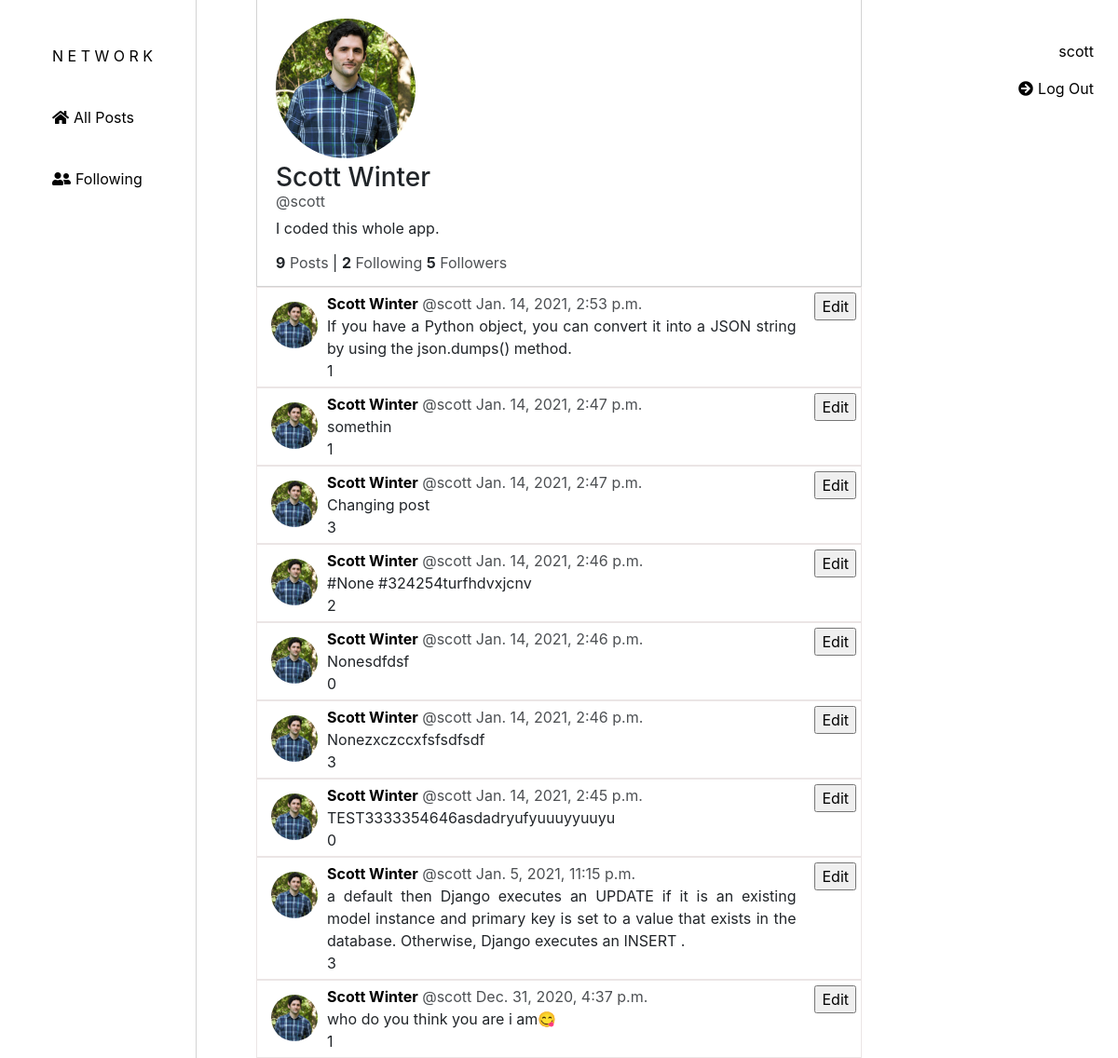
/profile/2 (signed in), run on the app's committed database.
### network/models.py (models this page shows, shortened)
class User(AbstractUser):
    pass

class UserProfile(models.Model):
    user = models.OneToOneField(User, on_delete=models.CASCADE, default=1)
    bio = models.CharField(blank=True, max_length=400)
    profile_picture = models.ImageField(blank=True, upload_to="network/images/", default="images/no-image.jpg")

class Post(models.Model):
    user = models.ForeignKey(User, on_delete=models.CASCADE, related_name="post_user", default=1)
    content = models.TextField(max_length=450)
    likes = models.ManyToManyField(User, blank=True)
    timestamp = models.DateTimeField(auto_now_add=True)

### network/views.py (the view)
# urls.py: path("profile/<int:user_id>", views.profile, name="profile")
def profile(request, user_id):
    posts = Post.objects.order_by('-timestamp').filter(user=user_id)
    post = posts.first()
    posts_count = len(posts)
    page_obj = paginate(posts, 10, request)
    profile = UserProfile.objects.get(user=user_id)
    profile_picture = profile.profile_picture
    bio = profile.bio
    user_profiles = UserProfile.objects.all()
    user_profile_dict = profile_pictures(user_profiles)
    user = User.objects.get(pk=user_id)
    followings = Following.objects.filter(follower=user)
    followings_count = len(followings)
    followers = Following.objects.filter(followed=user)
    followers_count = len(followers)
    following = Following.objects.filter(follower=request.user, followed=user_id, following=True)
    if following.exists():
        user_follows = True
    else:
        user_follows = False
    following_back = Following.objects.filter(follower=user_id, followed=request.user, following=True)
    path = request.path
    return render(request, "network/profile.html", {
        "posts": posts,
        "post": post,
        "profile_picture": profile_picture,
        "bio": bio,
        "user_profile_dict": user_profile_dict,
        "user": user,
        "posts_count": posts_count,
        "followings_count": followings_count,
        "followers_count": followers_count,
        "following": following,
        "user_follows": user_follows,
        "following_back": following_back,
        "page_obj": page_obj
    })

### network/views.py (called while the page is built)
def profile_pictures(profile_list):
    user_profile_dict = {}
    for profile in profile_list:
        user = profile.user.username
        profile_picture = profile.profile_picture.url
        user_profile_dict.update({user: profile_picture})
    return user_profile_dict

def paginate(posts_list, total_posts, request):
    paginator = Paginator(posts_list, total_posts)
    page_number = request.GET.get('page')
    page_obj = paginator.get_page(page_number)
    return page_obj

### network/templates/network/profile.html (shortened to what this page needs)
{% extends "network/layout.html" %}
{% load static %}
{% block body %}
    <div class="profile-outer">
        <div class="profile">
            <div class="info">
                <div class="profile-picture">
                    <img src="{{ profile_picture.url }}">
                </div>
                <div class="firstname-lastname">
                    <h3>{{user.first_name}} {{user.last_name}}</h3>
                </div>
                <div class="handle">
                    <p>@{{user.username}}</p>
                </div>
                <div class="bio">
                    {{bio|linebreaks}}
                </div>
            </div>
            <div class="followers">
                <strong>{{posts_count}}</strong><p> Posts</p> |
                <strong>{{followings_count}}</strong><p> Following</p>
                <strong>{{followers_count}}</strong><p> Followers</p>
            </div>
        </div>
    </div>
    {% if posts_count > 0 %}
        {% for post in posts %}
        <div class="post-outer">
            {% if post.user == request.user %}
            <div class="edit">
                <input data-id="edit-{{post.id}}" class="edit-button" id="{{post.id}}" type="submit" value="Edit">
            </div>
            {% endif %}
            <div class="post-inner" id="post-inner-{{post.id}}">
                {% for key, value in user_profile_dict.items %}
                    {% if post.user.username == key %}
                    <div class="post-pic" id="post-pic-{{post.id}}">
                        <img src="{{ value }}">
                    </div>
                    {% endif %}
                {% endfor %}
                <div class="post-second-section">
                    <div class="post-top" id="post-top-{{post.id}}">
                        <a id="name-{{post.id}}" class="name" href="{% url 'profile' post.user.id %}">{{post.user.first_name}} {{post.user.last_name}}</a>
                        <p class="username">@{{post.user}}</p>
                        <p data-id="timestamp-{{post.id}}" id="timestamp">{{post.timestamp}}</p>
                    </div>
                    <div class="post-middle">
                        <p id="content-{{post.id}}" name="content">{{post.content}}</p>
                    </div>
                    <div class="post-bottom">
                        <p class="likes-count" id="likes-count-{{post.id}}">{{post.likes.count}}</p>
                    </div>
                </div>
            </div>
        </div>
        {% endfor %}
    {% elif user.id == request.user.id and request.user.is_authenticated %}
    <div class="message">
        <p>You have no posts.</p>
    </div>
    {% elif user.id != request.user.id and request.user.is_authenticated %}
    <div class="message">
        <p>This user has no posts yet.</p>
    </div>
    {% endif %}
{% endblock %}

### network/templates/network/layout.html (shortened to what this page needs)
{% load static %}
<!DOCTYPE html>
<html lang="en">
<head>
    <link rel="stylesheet" href="https://stackpath.bootstrapcdn.com/bootstrap/4.4.1/css/bootstrap.min.css"
>
    <link rel="stylesheet" href="https://use.fontawesome.com/releases/v5.10.2/css/all.css">
    <link href="{% static 'network/styles.css' %}" rel="stylesheet">
</head>
<body>
    {% if user.is_authenticated %}
    <div class="user-info">
        <a class="nav-link" href="{% url 'profile' request.user.id %}"><p id="username">{{request.user.username}}</p></a>
        <a class="nav-link" id="index" href="{% url 'logout' %}"><i class="fas fa-arrow-circle-right"></i><p>Log Out</p></a>
    </div>
    {% else %}
    <div class="user-info">
        <a class="nav-link" href="{% url 'login' %}">Log In</a>
        <a class="nav-link" href="{% url 'register' %}">Register</a>
    </div>
    {% endif %}
    <div id="sidenav">
        <ul>
            <li>
                <a class="nav-link" id="index" href="{% url 'index' %}"><p>N E T W O R K</p></a>
            </li>
            <li>
                <a class="nav-link" id="index" href="{% url 'index' %}"><i class="fas fa-home"></i><p>All Posts</p></a>
            </li>
            {% if user.is_authenticated %}
            <li>
                <a class="nav-link" id="following_page" href="{% url 'following_page' %}"><i class="fas fa-user-friends"></i><p>Following</p></a>
            </li>
            {% endif %}
        </ul>
    </div>
    <div class="body">
        {% block body %}
        {% endblock %}
    </div>
</body>
</html>

### network/static/network/styles.css (style rules this page uses)
#sidenav { height: 100%; position: fixed; z-index: 1; left: 0; background-color:white; overflow-x: hidden; padding-top: 20px; margin-bottom: 50px; text-align: justify; border-right: 1px solid #D3D3D3; }
#sidenav ul { margin-top: 20px; list-style: none; }
#sidenav li { margin-bottom: 10px; margin-right: 30px; }
#sidenav ul li a p { display: inline-block; color: black; }
a i { margin-right: 5px; color: black; }
.user-info { position: fixed; top:35px; right:10px; text-align: right; }
.user-info a p { color: black; }
.profile-outer { text-align: left; padding-top: 20px; padding-left: 20px; padding-right: 20px; margin:0 auto; width: 650px; border-left: 1px solid #D3D3D3; border-right: 1px solid #D3D3D3; border-bottom: 1px solid #D3D3D3; }
.profile-picture img { height: 150px; width: 150px; border-radius: 50%; object-fit: cover; }
.firstname-lastname h3 { margin-top: 20px; line-height: 0px; }
.handle { margin-top: 6px; }
.handle, .followers p { opacity: .8; }
.handle, .following-back { display: inline-block; }
.bio { margin-top: 5px; }
.followers { line-height: 50px; }
.followers, .follow-button-div { display: inline-block; }
.post-outer { text-align: center; margin:0 auto; border: 1px solid rgb(235, 229, 229); width: 650px; }
.post-inner { text-align: justify; display: flex; padding: 5px; }
.post-pic { float: left; padding: 10px; }
.post-pic img { height: 50px; width: 50px; border-radius: 50%; object-fit: cover; }
.post-top p { text-align: left; }
.name { font-weight: bold; color: black; }
.username { opacity: .8; }
#timestamp { opacity: .8; }
.post-middle { margin-right: 10px; }
.post-middle p { margin-top: 10px; margin-bottom: 10px; overflow-wrap: break-word; }
.post-bottom i, p { display:inline; }
.edit { float: right; padding: 5px; }

### data on the page
User: user.username "scott", first_name "Scott", last_name "Winter", username "scott"
UserProfile: bio "I coded this whole app."
Post: user.first_name "Scott", user.last_name "Winter", user "scott", timestamp "Jan. 14, 2021, 2:53 p.m.", content "If you have a Python object, you can convert it into a JSON string by using the json.dumps() method.", likes.count "1"
Post: user.first_name "Scott", user.last_name "Winter", user "scott", timestamp "Jan. 14, 2021, 2:47 p.m.", content "somethin", likes.count "1"
Post: user.first_name "Scott", user.last_name "Winter", user "scott", timestamp "Jan. 14, 2021, 2:47 p.m.", content "Changing post", likes.count "3"
Post: user.first_name "Scott", user.last_name "Winter", user "scott", timestamp "Jan. 14, 2021, 2:46 p.m.", content "#None #324254turfhdvxjcnv", likes.count "2"
Post: user.first_name "Scott", user.last_name "Winter", user "scott", timestamp "Jan. 14, 2021, 2:46 p.m.", content "Nonesdfdsf", likes.count "0"
Post: user.first_name "Scott", user.last_name "Winter", user "scott", timestamp "Jan. 14, 2021, 2:46 p.m.", content "Nonezxczccxfsfsdfsdf", likes.count "3"
Post: user.first_name "Scott", user.last_name "Winter", user "scott", timestamp "Jan. 14, 2021, 2:45 p.m.", content "TEST3333354646asdadryufyuuuyyuuyu", likes.count "0"
Post: user.first_name "Scott", user.last_name "Winter", user "scott", timestamp "Jan. 5, 2021, 11:15 p.m.", content "a default then Django executes an UPDATE if it is an existing model instance and primary key is set to a value that exists in the database. Otherwise, Django executes an INSERT .", likes.count "3"
Post: user.first_name "Scott", user.last_name "Winter", user "scott", timestamp "Dec. 31, 2020, 4:37 p.m.", content "who do you think you are i am😋", likes.count "1"

### other printed values
{{ posts_count }} "9"
{{ followings_count }} "2"
{{ followers_count }} "5"
